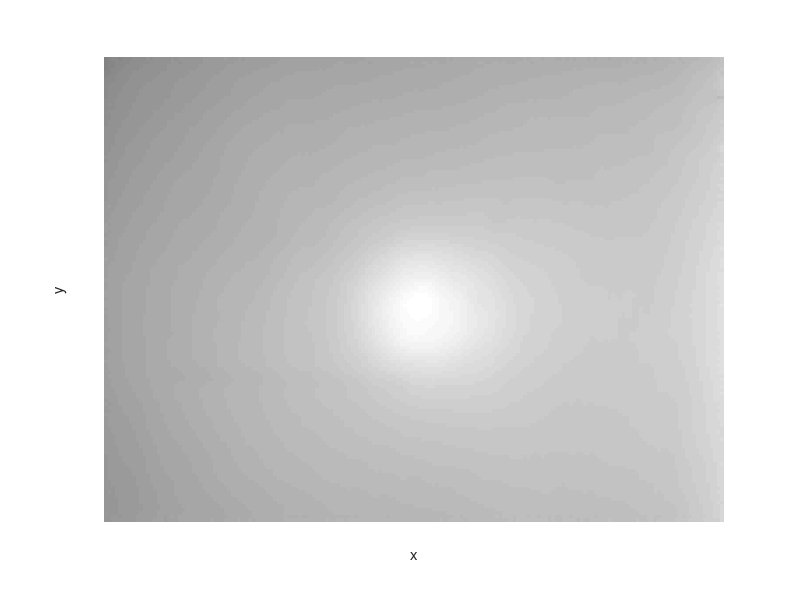

Write the MATLAB code that produced this figure.
pointCloud = 0;
intensity = 1;
distance = 0;

if pointCloud == 1
    A = importdata('Data/point_cloud_wall_0.txt');
    A(:,1)=A(:,1);
    A(:,2)=A(:,2);
    A(:,3)=A(:,3);
    scatter3(A(:,1),A(:,2),A(:,3),'.','b')
    % hold on
end

if intensity == 1
    I = importdata('Data/intensity_wall_0.txt');
    scale = max(I(:));
    I = I./scale; 
    imshow(I)
end

if distance == 1
    D = importdata('Data/distances_wall_0.txt');
end



xlabel('x')
ylabel('y')
zlabel('z')
% axis('equal')
rotate3d on;